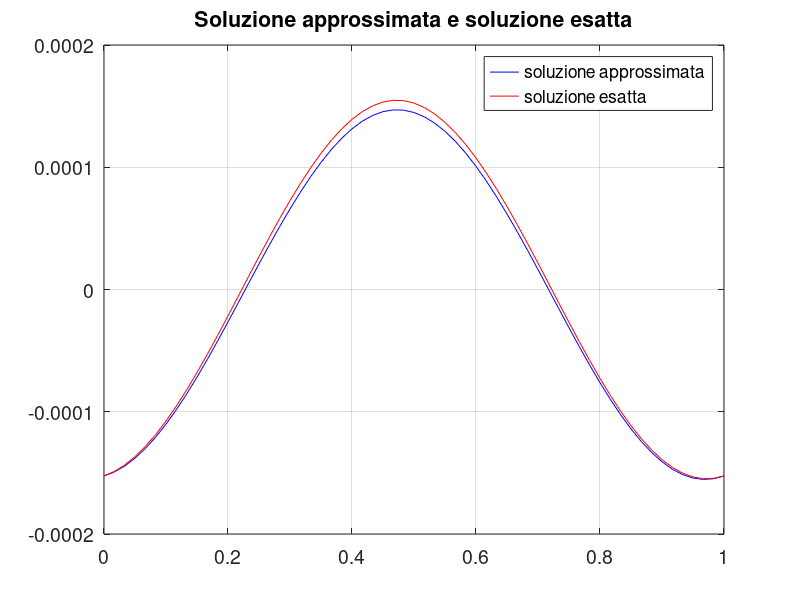

Write the MATLAB code that produced this figure.
clearvars, close all

%PROGETTO 3- ESERCIZIO 1

M = 60;
dx = 1/M;
u0 = zeros(M+1,1);
b = 1; %costante di convezione 
D = 1; %costante di diffusione
xx = linspace(0,1,M+1);
%calcoliamo dt
dtcr = dx^2/2;
dt = 0.8*dtcr;

%calcoliamo C e Pe
C = b*dt/dx;
Pe = b*dx/(2*D);

%soluzione esatta
f = @(t,x)exp(-4*pi^2*1.*t)*sin(2*pi*(x-b.*t));
%imponiamo condizioni iniziali
u0 = f(0,xx);
u0  =  u0';

a1 = (-b/(2*dx)+D/(dx)^2)*dt;
b1 = -2*dt*D/(dx)^2+1;
c1 = (b/(2*dx)+D/(dx)^2)*dt;

uold = u0;
unew = zeros(M+1,1);

kmax  =  2000;
for k = 1:kmax  %ciclo sul tempo 
  tk  =  k*dt;
  
    for j = 2:M %ciclo sullo spazio
        unew(j) = a1*uold(j+1)+b1*uold(j)+c1*uold(j-1);
    end
    
    %imponiamo le condizioni di Dirichlet in x=0,x=1
    unew(1) = f(tk,0);
    unew(end) = f(tk,1);
    
    uold = unew;
end

%soluzione discreta al tempo finale
plot(xx,unew, 'b'), hold on
%soluzione esatta al tempo finale
plot(xx,f(tk,xx), 'r')
title('Soluzione approssimata e soluzione esatta')
legend('soluzione approssimata', 'soluzione esatta')
set(gca, 'Fontsize', 14)
grid on